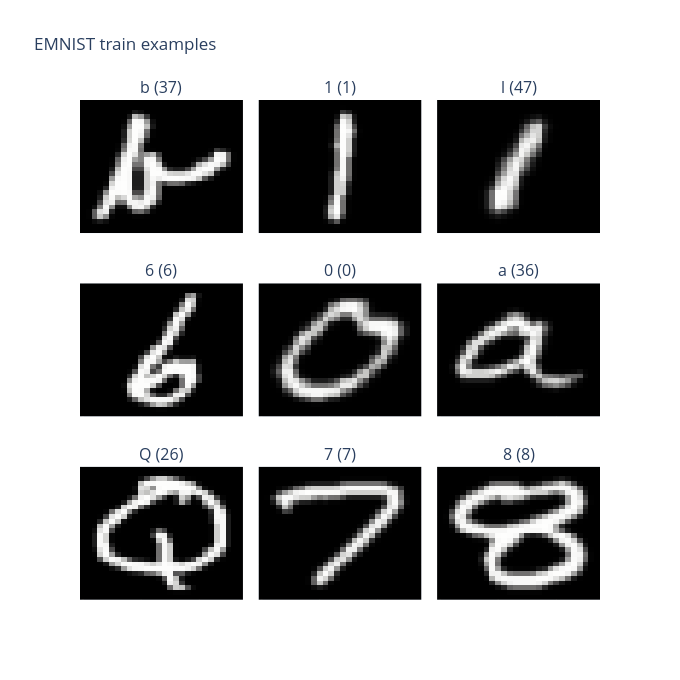

Here is the notebook cell this chart was saved with:
### Code cell
images, labels = next(iter(train_loader))

titles = [f'{train_dataset.classes[labels[i].item()]} ({labels[i].item()})'
          for i in range(9)]
fig = make_subplots(rows=3, cols=3, subplot_titles=titles,
                    horizontal_spacing=0.03, vertical_spacing=0.10)
for i in range(9):
    r, c = i // 3 + 1, i % 3 + 1
    img = fix_emnist_image(images[i].squeeze(0).numpy())
    fig.add_trace(go.Heatmap(z=img, colorscale='gray', showscale=False),
                  row=r, col=c)

fig.update_xaxes(showticklabels=False)
fig.update_yaxes(showticklabels=False, autorange='reversed', scaleanchor=None)
fig.update_layout(title_text='EMNIST train examples', height=680, width=680)
fig.show()

### Figure 1 — Plotly figure (JSON) as saved in the notebook; plotly's stock layout.template omitted (floating-point values rounded to 4 significant figures; data arrays with more than 128 entries replaced by an {"elided": "..."} marker saying what was removed)
{"data": [{"colorscale": [[0, "rgb(0, 0, 0)"], [0.09091, "rgb(16, 16, 16)"], [0.1818, "rgb(38, 38, 38)"], [0.2727, "rgb(59, 59, 59)"], [0.3636, "rgb(81, 80, 80)"], [0.4545, "rgb(102, 101, 101)"], [0.5455, "rgb(124, 123, 122)"], [0.6364, "rgb(146, 146, 145)"], [0.7273, "rgb(171, 171, 170)"], [0.8182, "rgb(197, 197, 195)"], [0.9091, "rgb(224, 224, 223)"], [1, "rgb(254, 254, 253)"]], "showscale": false, "type": "heatmap", "xaxis": "x", "yaxis": "y", "z": {"elided": "28x28 float values"}}, {"colorscale": [[0, "rgb(0, 0, 0)"], [0.09091, "rgb(16, 16, 16)"], [0.1818, "rgb(38, 38, 38)"], [0.2727, "rgb(59, 59, 59)"], [0.3636, "rgb(81, 80, 80)"], [0.4545, "rgb(102, 101, 101)"], [0.5455, "rgb(124, 123, 122)"], [0.6364, "rgb(146, 146, 145)"], [0.7273, "rgb(171, 171, 170)"], [0.8182, "rgb(197, 197, 195)"], [0.9091, "rgb(224, 224, 223)"], [1, "rgb(254, 254, 253)"]], "showscale": false, "type": "heatmap", "xaxis": "x2", "yaxis": "y2", "z": {"elided": "28x28 float values"}}, {"colorscale": [[0, "rgb(0, 0, 0)"], [0.09091, "rgb(16, 16, 16)"], [0.1818, "rgb(38, 38, 38)"], [0.2727, "rgb(59, 59, 59)"], [0.3636, "rgb(81, 80, 80)"], [0.4545, "rgb(102, 101, 101)"], [0.5455, "rgb(124, 123, 122)"], [0.6364, "rgb(146, 146, 145)"], [0.7273, "rgb(171, 171, 170)"], [0.8182, "rgb(197, 197, 195)"], [0.9091, "rgb(224, 224, 223)"], [1, "rgb(254, 254, 253)"]], "showscale": false, "type": "heatmap", "xaxis": "x3", "yaxis": "y3", "z": {"elided": "28x28 float values"}}, {"colorscale": [[0, "rgb(0, 0, 0)"], [0.09091, "rgb(16, 16, 16)"], [0.1818, "rgb(38, 38, 38)"], [0.2727, "rgb(59, 59, 59)"], [0.3636, "rgb(81, 80, 80)"], [0.4545, "rgb(102, 101, 101)"], [0.5455, "rgb(124, 123, 122)"], [0.6364, "rgb(146, 146, 145)"], [0.7273, "rgb(171, 171, 170)"], [0.8182, "rgb(197, 197, 195)"], [0.9091, "rgb(224, 224, 223)"], [1, "rgb(254, 254, 253)"]], "showscale": false, "type": "heatmap", "xaxis": "x4", "yaxis": "y4", "z": {"elided": "28x28 float values"}}, {"colorscale": [[0, "rgb(0, 0, 0)"], [0.09091, "rgb(16, 16, 16)"], [0.1818, "rgb(38, 38, 38)"], [0.2727, "rgb(59, 59, 59)"], [0.3636, "rgb(81, 80, 80)"], [0.4545, "rgb(102, 101, 101)"], [0.5455, "rgb(124, 123, 122)"], [0.6364, "rgb(146, 146, 145)"], [0.7273, "rgb(171, 171, 170)"], [0.8182, "rgb(197, 197, 195)"], [0.9091, "rgb(224, 224, 223)"], [1, "rgb(254, 254, 253)"]], "showscale": false, "type": "heatmap", "xaxis": "x5", "yaxis": "y5", "z": {"elided": "28x28 float values"}}, {"colorscale": [[0, "rgb(0, 0, 0)"], [0.09091, "rgb(16, 16, 16)"], [0.1818, "rgb(38, 38, 38)"], [0.2727, "rgb(59, 59, 59)"], [0.3636, "rgb(81, 80, 80)"], [0.4545, "rgb(102, 101, 101)"], [0.5455, "rgb(124, 123, 122)"], [0.6364, "rgb(146, 146, 145)"], [0.7273, "rgb(171, 171, 170)"], [0.8182, "rgb(197, 197, 195)"], [0.9091, "rgb(224, 224, 223)"], [1, "rgb(254, 254, 253)"]], "showscale": false, "type": "heatmap", "xaxis": "x6", "yaxis": "y6", "z": {"elided": "28x28 float values"}}, {"colorscale": [[0, "rgb(0, 0, 0)"], [0.09091, "rgb(16, 16, 16)"], [0.1818, "rgb(38, 38, 38)"], [0.2727, "rgb(59, 59, 59)"], [0.3636, "rgb(81, 80, 80)"], [0.4545, "rgb(102, 101, 101)"], [0.5455, "rgb(124, 123, 122)"], [0.6364, "rgb(146, 146, 145)"], [0.7273, "rgb(171, 171, 170)"], [0.8182, "rgb(197, 197, 195)"], [0.9091, "rgb(224, 224, 223)"], [1, "rgb(254, 254, 253)"]], "showscale": false, "type": "heatmap", "xaxis": "x7", "yaxis": "y7", "z": {"elided": "28x28 float values"}}, {"colorscale": [[0, "rgb(0, 0, 0)"], [0.09091, "rgb(16, 16, 16)"], [0.1818, "rgb(38, 38, 38)"], [0.2727, "rgb(59, 59, 59)"], [0.3636, "rgb(81, 80, 80)"], [0.4545, "rgb(102, 101, 101)"], [0.5455, "rgb(124, 123, 122)"], [0.6364, "rgb(146, 146, 145)"], [0.7273, "rgb(171, 171, 170)"], [0.8182, "rgb(197, 197, 195)"], [0.9091, "rgb(224, 224, 223)"], [1, "rgb(254, 254, 253)"]], "showscale": false, "type": "heatmap", "xaxis": "x8", "yaxis": "y8", "z": {"elided": "28x28 float values"}}, {"colorscale": [[0, "rgb(0, 0, 0)"], [0.09091, "rgb(16, 16, 16)"], [0.1818, "rgb(38, 38, 38)"], [0.2727, "rgb(59, 59, 59)"], [0.3636, "rgb(81, 80, 80)"], [0.4545, "rgb(102, 101, 101)"], [0.5455, "rgb(124, 123, 122)"], [0.6364, "rgb(146, 146, 145)"], [0.7273, "rgb(171, 171, 170)"], [0.8182, "rgb(197, 197, 195)"], [0.9091, "rgb(224, 224, 223)"], [1, "rgb(254, 254, 253)"]], "showscale": false, "type": "heatmap", "xaxis": "x9", "yaxis": "y9", "z": {"elided": "28x28 float values"}}], "layout": {"annotations": [{"font": {"size": 16}, "showarrow": false, "text": "b (37)", "x": 0.1567, "xanchor": "center", "xref": "paper", "y": 1, "yanchor": "bottom", "yref": "paper"}, {"font": {"size": 16}, "showarrow": false, "text": "1 (1)", "x": 0.5, "xanchor": "center", "xref": "paper", "y": 1, "yanchor": "bottom", "yref": "paper"}, {"font": {"size": 16}, "showarrow": false, "text": "l (47)", "x": 0.8433, "xanchor": "center", "xref": "paper", "y": 1, "yanchor": "bottom", "yref": "paper"}, {"font": {"size": 16}, "showarrow": false, "text": "6 (6)", "x": 0.1567, "xanchor": "center", "xref": "paper", "y": 0.6333, "yanchor": "bottom", "yref": "paper"}, {"font": {"size": 16}, "showarrow": false, "text": "0 (0)", "x": 0.5, "xanchor": "center", "xref": "paper", "y": 0.6333, "yanchor": "bottom", "yref": "paper"}, {"font": {"size": 16}, "showarrow": false, "text": "a (36)", "x": 0.8433, "xanchor": "center", "xref": "paper", "y": 0.6333, "yanchor": "bottom", "yref": "paper"}, {"font": {"size": 16}, "showarrow": false, "text": "Q (26)", "x": 0.1567, "xanchor": "center", "xref": "paper", "y": 0.2667, "yanchor": "bottom", "yref": "paper"}, {"font": {"size": 16}, "showarrow": false, "text": "7 (7)", "x": 0.5, "xanchor": "center", "xref": "paper", "y": 0.2667, "yanchor": "bottom", "yref": "paper"}, {"font": {"size": 16}, "showarrow": false, "text": "8 (8)", "x": 0.8433, "xanchor": "center", "xref": "paper", "y": 0.2667, "yanchor": "bottom", "yref": "paper"}], "height": 680, "title": {"text": "EMNIST train examples"}, "width": 680, "xaxis": {"anchor": "y", "domain": [0, 0.3133], "showticklabels": false}, "xaxis2": {"anchor": "y2", "domain": [0.3433, 0.6567], "showticklabels": false}, "xaxis3": {"anchor": "y3", "domain": [0.6867, 1.0], "showticklabels": false}, "xaxis4": {"anchor": "y4", "domain": [0, 0.3133], "showticklabels": false}, "xaxis5": {"anchor": "y5", "domain": [0.3433, 0.6567], "showticklabels": false}, "xaxis6": {"anchor": "y6", "domain": [0.6867, 1.0], "showticklabels": false}, "xaxis7": {"anchor": "y7", "domain": [0, 0.3133], "showticklabels": false}, "xaxis8": {"anchor": "y8", "domain": [0.3433, 0.6567], "showticklabels": false}, "xaxis9": {"anchor": "y9", "domain": [0.6867, 1.0], "showticklabels": false}, "yaxis": {"anchor": "x", "autorange": "reversed", "domain": [0.7333, 1], "showticklabels": false}, "yaxis2": {"anchor": "x2", "autorange": "reversed", "domain": [0.7333, 1], "showticklabels": false}, "yaxis3": {"anchor": "x3", "autorange": "reversed", "domain": [0.7333, 1], "showticklabels": false}, "yaxis4": {"anchor": "x4", "autorange": "reversed", "domain": [0.3667, 0.6333], "showticklabels": false}, "yaxis5": {"anchor": "x5", "autorange": "reversed", "domain": [0.3667, 0.6333], "showticklabels": false}, "yaxis6": {"anchor": "x6", "autorange": "reversed", "domain": [0.3667, 0.6333], "showticklabels": false}, "yaxis7": {"anchor": "x7", "autorange": "reversed", "domain": [0, 0.2667], "showticklabels": false}, "yaxis8": {"anchor": "x8", "autorange": "reversed", "domain": [0, 0.2667], "showticklabels": false}, "yaxis9": {"anchor": "x9", "autorange": "reversed", "domain": [0, 0.2667], "showticklabels": false}}}
